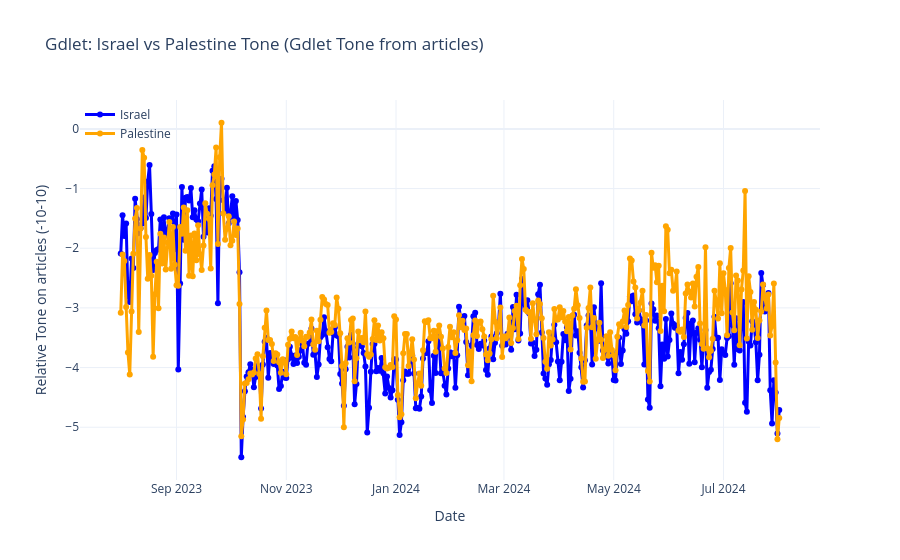

Write notebook code for a chart like this one.
### Code cell
import plotly.graph_objects as go
import plotly.io as pio

def plot_gdlet_tone(gdlet):

    # Convert to Pandas if it's still Spark DF
    if not isinstance(gdlet, pd.DataFrame):
        gdlet = gdlet.toPandas()

    # Make sure 'datetime' is in datetime format
    gdlet['datetime'] = pd.to_datetime(gdlet['datetime'])

    fig = go.Figure()

    # Israel line
    fig.add_trace(go.Scatter(
        x=gdlet['datetime'],
        y=gdlet['israel_tone'],
        mode='lines+markers',
        name='Israel',
        line=dict(color='blue', width=3),
        marker=dict(size=6)
    ))

    # Palestine line
    fig.add_trace(go.Scatter(
        x=gdlet['datetime'],
        y=gdlet['palestine_tone'],
        mode='lines+markers',
        name='Palestine',
        line=dict(color='orange', width=3),
        marker=dict(size=6)
    ))

    fig.update_layout(
        title="Gdlet: Israel vs Palestine Tone (Gdlet Tone from articles)",
        xaxis_title="Date",
        yaxis_title="Relative Tone on articles (-10-10)",
        template="plotly_white",
        legend=dict(x=0, y=1, bgcolor="rgba(0,0,0,0)"),
        hovermode="x unified"
    )

    pio.show(fig)

# Example usage
# plot_trends(trends_df)


# Example usage:
# Assuming your df index is date and columns are lowercase
# df = get_google_trends(...)
plot_gdlet_tone(gdlet)

### Figure 1 — Plotly figure (JSON) as saved in the notebook; plotly's stock layout.template omitted (floating-point values rounded to 4 significant figures; data arrays with more than 128 entries replaced by an {"elided": "..."} marker saying what was removed)
{"data": [{"line": {"color": "blue", "width": 3}, "marker": {"size": 6}, "mode": "lines+markers", "name": "Israel", "type": "scatter", "x": {"elided": "367 str values"}, "y": {"elided": "367 float values"}}, {"line": {"color": "orange", "width": 3}, "marker": {"size": 6}, "mode": "lines+markers", "name": "Palestine", "type": "scatter", "x": {"elided": "367 str values"}, "y": {"elided": "367 float values"}}], "layout": {"hovermode": "x unified", "legend": {"bgcolor": "rgba(0,0,0,0)", "x": 0, "y": 1}, "title": {"text": "Gdlet: Israel vs Palestine Tone (Gdlet Tone from articles)"}, "xaxis": {"title": {"text": "Date"}}, "yaxis": {"title": {"text": "Relative Tone on articles (-10-10)"}}}}
